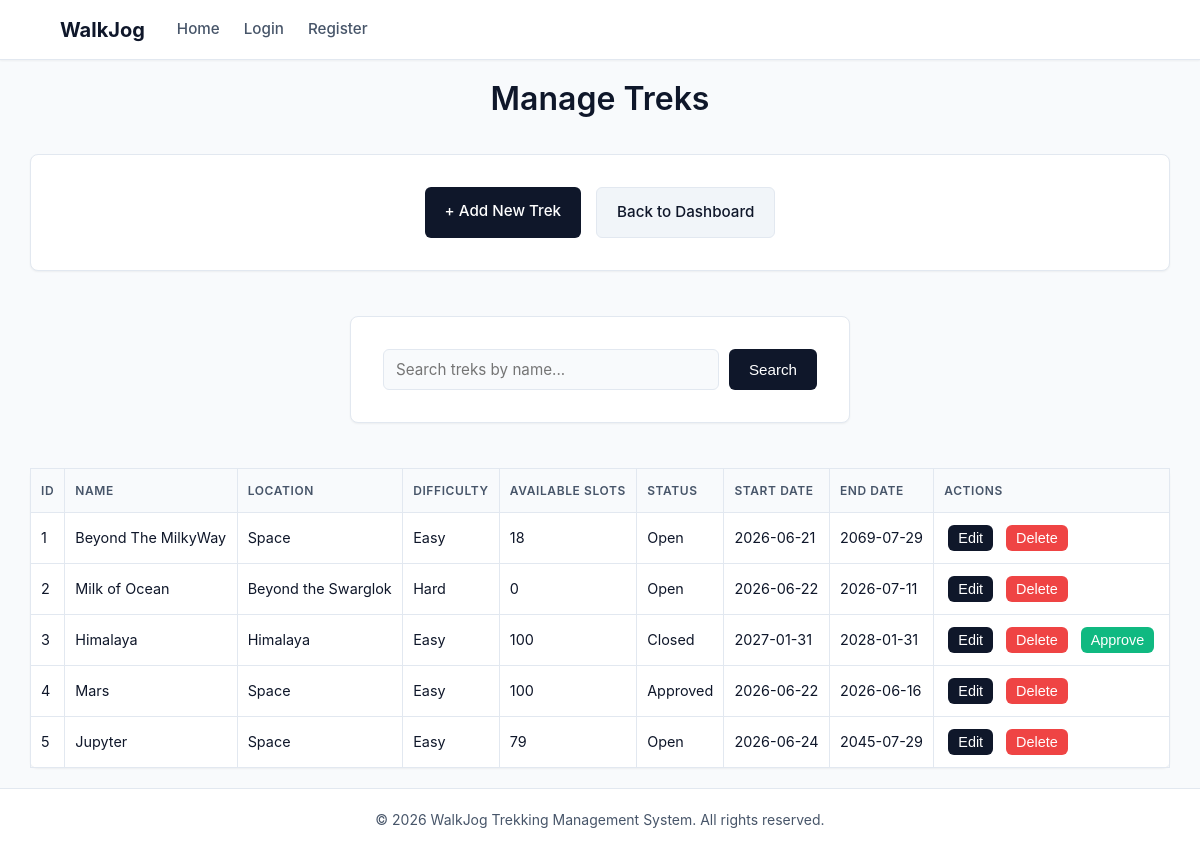
Screenshot of /admin/dashboard/treks with the database file from the repository.
### models.py (models this page shows)
class Trek(db.Model):
    __tablename__ = 'treks'
    trek_id = db.Column(
        db.Integer,
        primary_key=True
    )
    trek_name = db.Column(
        db.String(100),
        nullable=False
    )
    location = db.Column(
        db.String(100),
        nullable=False
    )
    difficulty = db.Column(
        db.String(20),
        nullable=False
    )
    available_slots = db.Column(
        db.Integer,
        nullable=False
    )
    status = db.Column(
        db.String(20),
        default='Pending'
    )
    start_date = db.Column(
        db.Date
    )
    end_date = db.Column(
        db.Date
    )
    is_blacklisted = db.Column(
        db.Boolean,
        default=False
    )
    staff_id = db.Column(
        db.Integer,
        db.ForeignKey('staff_profile.staff_id'),
        nullable=True
    )

### app.py (the view)
@app.route("/admin/dashboard/treks")
def view_treks():
    treks = Trek.query.all()
    return render_template('treks.html', treks=treks)

### templates/treks.html (shortened to what this page needs)
{% extends 'base.html' %}
{% block content %}
<h1>Manage Treks</h1>
<div style="display: flex; justify-content: center; gap: 15px; margin-bottom: 25px;">
    <a href="{{ url_for('add_trek') }}" class="cut-corner-btn" style="width: auto; text-decoration: none;">
        + Add New Trek
    </a>
    <a href="/admin/dashboard/admin" class="cut-corner-btn btn-secondary" style="width: auto; text-decoration: none;">
        Back to Dashboard
    </a>
</div>
<form method="GET" action="/admin/dashboard/treks" style="display: flex; gap: 10px; align-items: center; max-width: 500px; margin-bottom: 25px;">
    <input type="text" name="search" placeholder="Search treks by name..." style="flex: 1; margin-bottom: 0;">
    <button type="submit" class="cut-corner-btn" style="width: auto; margin-bottom: 0;">Search</button>
</form>
<table border="1">
    <tr>
        <th>ID</th>
        <th>Name</th>
        <th>Location</th>
        <th>Difficulty</th>
        <th>Available Slots</th>
        <th>Status</th>
        <th>Start Date</th>
        <th>End Date</th>
        <th>Actions</th>
    </tr>
    {% for trek in treks %}
    <tr>
        <td>{{ trek.trek_id }}</td>
        <td>{{ trek.trek_name }}</td>
        <td>{{ trek.location }}</td>
        <td>{{ trek.difficulty }}</td>
        <td>{{ trek.available_slots }}</td>
        <td>{{ trek.status }}</td>
        <td>{{ trek.start_date }}</td>
        <td>{{ trek.end_date }}</td>
        <td>
            <div style="display: flex; gap: 5px;">
                <a href="{{ url_for('edit_trek', trek_id=trek.trek_id) }}">
                    <button class="cut-corner-btn" style="padding: 5px 10px; font-size: 0.9rem;">Edit</button>
                </a>
                <a href="{{ url_for('delete_trek', trek_id=trek.trek_id) }}">
                    <button class="cut-corner-btn" style="padding: 5px 10px; font-size: 0.9rem; background-color: var(--danger-color, #ef4444);">Delete</button>
                </a>
                {% if trek.status != 'Approved' and trek.status != 'Open' %}
                <a href="{{ url_for('approve_trek', trek_id=trek.trek_id) }}">
                    <button class="cut-corner-btn" style="padding: 5px 10px; font-size: 0.9rem; background-color: var(--success-color, #10b981);">Approve</button>
                </a>
                {% endif %}
            </div>
        </td>
    </tr>
    {% endfor %}
</table>
{% endblock %}

### static/style.css (style rules this page uses)
:root { --bg-color: #f8fafc; --surface-color: #ffffff; --text-primary: #0f172a; --text-secondary: #475569; --border-color: #e2e8f0; --primary-color: #0f172a; --primary-hover: #334155; --accent-color: #2563eb; --accent-hover: #1d4ed8; --font-family: 'Inter', -apple-system, BlinkMacSystemFont, "Segoe UI", Roboto, Helvetica, Arial, sans-serif; --shadow-sm: 0 1px 2px 0 rgba(0, 0, 0, 0.05); --shadow-md: 0 4px 6px -1px rgba(0, 0, 0, 0.1), 0 2px 4px -1px rgba(0, 0, 0, 0.06); --shadow-lg: 0 10px 15px -3px rgba(0, 0, 0, 0.1), 0 4px 6px -2px rgba(0, 0, 0, 0.05); }
* { margin: 0; padding: 0; box-sizing: border-box; }
body { font-family: var(--font-family); color: var(--text-primary); background-color: var(--bg-color); min-height: 100vh; display: flex; flex-direction: column; align-items: center; padding-top: 80px; line-height: 1.6; }
h1, h2, h3, h4 { color: var(--text-primary); font-weight: 600; line-height: 1.2; margin-bottom: 1rem; }
a { color: var(--accent-color); text-decoration: none; transition: color 0.2s; }
.macos-window, body > form, body > div:not(.stats):not(.scene-3d), body > table { width: 95%; max-width: 1400px; margin: 20px auto; background-color: var(--surface-color); border: 1px solid var(--border-color); border-radius: 8px; box-shadow: var(--shadow-sm); padding: 32px; }
body > form { max-width: 500px; }
input[type="text"], input[type="password"], input[type="number"], input[type="date"], select { width: 100%; padding: 10px 12px; font-size: 0.95rem; font-family: inherit; background-color: #f8fafc; border: 1px solid var(--border-color); border-radius: 6px; color: var(--text-primary); transition: all 0.2s; margin-bottom: 20px; }
.cut-corner-btn, button, input[type="submit"] { display: inline-block; width: 100%; padding: 12px 20px; font-size: 0.95rem; font-weight: 500; color: #ffffff; background-color: var(--primary-color); border: none; border-radius: 6px; cursor: pointer; transition: background-color 0.2s, transform 0.1s; text-align: center; }
.btn-secondary { background-color: #f1f5f9; color: var(--text-primary); border: 1px solid var(--border-color); }
table button { width: auto; padding: 6px 12px; font-size: 0.875rem; }
table { width: 100%; border-collapse: collapse; text-align: left; }
th, td { padding: 12px 10px; border-bottom: 1px solid var(--border-color); font-size: 0.9rem; }
th { background-color: #f8fafc; font-weight: 600; color: var(--text-secondary); text-transform: uppercase; font-size: 0.75rem; letter-spacing: 0.05em; }
td { white-space: nowrap; }
tr:last-child td { border-bottom: none; }
td a { margin: 0 4px; font-weight: 500; }

### rows the page displays
Trek: trek_id "1", trek_name "Beyond The MilkyWay", location "Space", difficulty "Easy", available_slots "18", status "Open", start_date "2026-06-21", end_date "2069-07-29"
Trek: trek_id "2", trek_name "Milk of Ocean", location "Beyond the Swarglok", difficulty "Hard", available_slots "0", status "Open", start_date "2026-06-22", end_date "2026-07-11"
Trek: trek_id "3", trek_name "Himalaya", location "Himalaya", difficulty "Easy", available_slots "100", status "Closed", start_date "2027-01-31", end_date "2028-01-31"
Trek: trek_id "4", trek_name "Mars", location "Space", difficulty "Easy", available_slots "100", status "Approved", start_date "2026-06-22", end_date "2026-06-16"
Trek: trek_id "5", trek_name "Jupyter", location "Space", difficulty "Easy", available_slots "79", status "Open", start_date "2026-06-24", end_date "2045-07-29"
